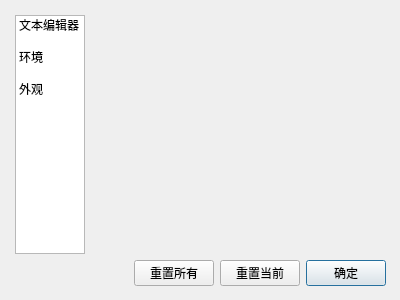
<?xml version="1.0" encoding="UTF-8"?>
<ui version="4.0">
 <class>SetOptionDia</class>
 <widget class="QDialog" name="SetOptionDia">
  <property name="geometry">
   <rect>
    <x>0</x>
    <y>0</y>
    <width>400</width>
    <height>300</height>
   </rect>
  </property>
  <property name="windowTitle">
   <string>选项</string>
  </property>
  <widget class="QWidget" name="layoutWidget">
   <property name="geometry">
    <rect>
     <x>10</x>
     <y>10</y>
     <width>381</width>
     <height>281</height>
    </rect>
   </property>
   <layout class="QGridLayout" name="gridLayout">
    <property name="leftMargin">
     <number>5</number>
    </property>
    <property name="topMargin">
     <number>5</number>
    </property>
    <property name="rightMargin">
     <number>5</number>
    </property>
    <property name="bottomMargin">
     <number>5</number>
    </property>
    <item row="2" column="5">
     <widget class="QPushButton" name="btnok">
      <property name="text">
       <string>确定</string>
      </property>
     </widget>
    </item>
    <item row="2" column="3">
     <widget class="QPushButton" name="btnresetall">
      <property name="text">
       <string>重置所有</string>
      </property>
     </widget>
    </item>
    <item row="2" column="4">
     <widget class="QPushButton" name="btnreset">
      <property name="text">
       <string>重置当前</string>
      </property>
     </widget>
    </item>
    <item row="0" column="0" colspan="2">
     <widget class="QListWidget" name="listWidget">
      <property name="sizePolicy">
       <sizepolicy hsizetype="Expanding" vsizetype="Expanding">
        <horstretch>2</horstretch>
        <verstretch>0</verstretch>
       </sizepolicy>
      </property>
      <property name="autoScrollMargin">
       <number>16</number>
      </property>
      <property name="iconSize">
       <size>
        <width>32</width>
        <height>32</height>
       </size>
      </property>
      <property name="verticalScrollMode">
       <enum>QAbstractItemView::ScrollPerItem</enum>
      </property>
      <property name="gridSize">
       <size>
        <width>32</width>
        <height>32</height>
       </size>
      </property>
      <item>
       <property name="text">
        <string>文本编辑器</string>
       </property>
       <property name="icon">
        <iconset resource="../source.qrc">
         <normaloff>:/info/source/textarea.png</normaloff>:/info/source/textarea.png</iconset>
       </property>
      </item>
      <item>
       <property name="text">
        <string>环境</string>
       </property>
       <property name="icon">
        <iconset resource="../source.qrc">
         <normaloff>:/info/source/terminal.png</normaloff>:/info/source/terminal.png</iconset>
       </property>
      </item>
      <item>
       <property name="text">
        <string>外观</string>
       </property>
       <property name="icon">
        <iconset resource="../source.qrc">
         <normaloff>:/info/source/product-design.png</normaloff>:/info/source/product-design.png</iconset>
       </property>
      </item>
     </widget>
    </item>
    <item row="2" column="2">
     <spacer name="horizontalSpacer_2">
      <property name="orientation">
       <enum>Qt::Horizontal</enum>
      </property>
      <property name="sizeHint" stdset="0">
       <size>
        <width>40</width>
        <height>20</height>
       </size>
      </property>
     </spacer>
    </item>
    <item row="0" column="2" colspan="4">
     <widget class="QStackedWidget" name="stackedWidget">
      <property name="sizePolicy">
       <sizepolicy hsizetype="Preferred" vsizetype="Preferred">
        <horstretch>3</horstretch>
        <verstretch>0</verstretch>
       </sizepolicy>
      </property>
      <property name="currentIndex">
       <number>-1</number>
      </property>
     </widget>
    </item>
   </layout>
  </widget>
 </widget>
 <resources>
  <include location="../source.qrc"/>
 </resources>
 <connections/>
</ui>
